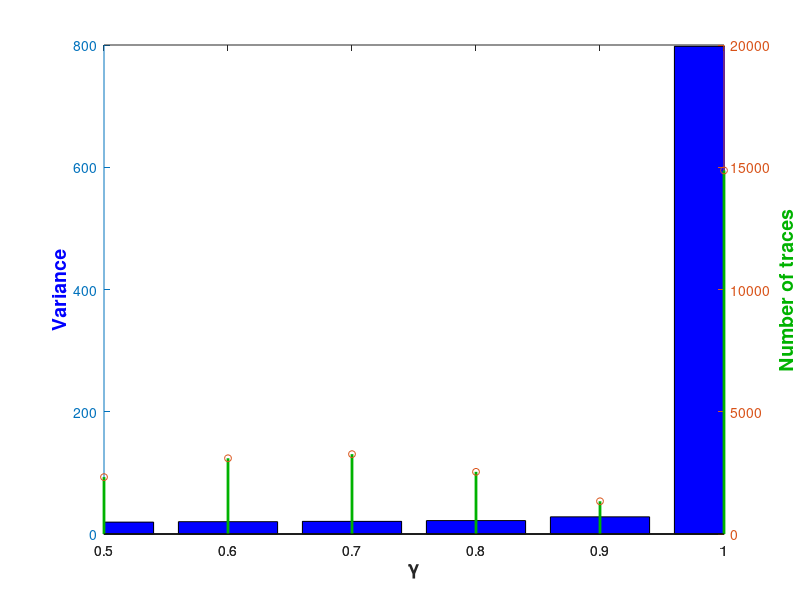
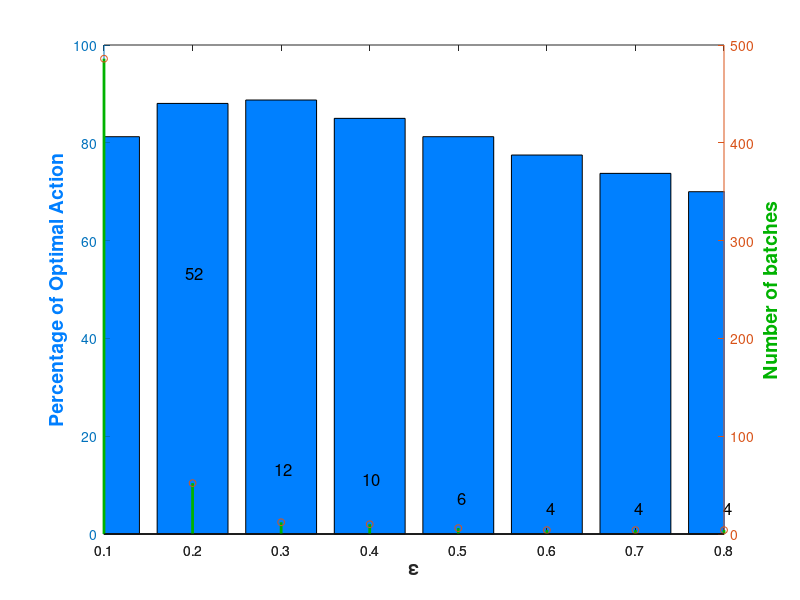

Write the MATLAB code that produced these figures, in order.
%% Plots of the results obtained from the performance analysis in
%% cwS1Q2a.m and cwS1Q2b.m


%% MonteCarloEstimation performance plot
results = load('gammaPerformanceTable');
table = results.table;

nGammas =  size(table,2);
gammas = zeros(1,nGammas);
variances = zeros(1,nGammas);
nTraces = zeros(1,nGammas);

for i = 1:nGammas
    gammas(i) = table(1,i).gamma;
    variances(i) = table(1,i).Qvar;
    nTraces(i) = table(1,i).nMean;
end

figure(1)
[ax,hBar,hStem] = plotyy(1:length(gammas),variances,1:length(gammas),nTraces,'bar','stem');
set(hBar,'FaceColor', [0 0 1]);
set(hStem,'LineWidth', 2);
set(hStem,'MarkerSize', 5);
set(hStem,'Color', [0,0.7,0]);
set(ax(1),'XTick',1:length(gammas));
set(ax(2),'XTick',1:length(gammas));
set(ax(1),'XTickLabel',gammas);
set(ax(2),'XTickLabel',gammas);
xlabel('\gamma', 'FontSize', 14, 'FontWeight','bold')
ylabel(ax(1),'Variance','FontSize', 14, 'Color',[0,0,1], 'FontWeight','bold')
ylabel(ax(2),'Number of traces', 'FontSize', 14, 'Color',[0,0.7,0],'FontWeight','bold')

%% MonteCarloBatchOptimasation performance plot
results = load('epsilonPerformanceTable.mat');
tableEpsilon = results.tableEpsilon;
nEpsilons =  size(tableEpsilon,2);
epsilons = zeros(1,nEpsilons);
optimalActionPerc = zeros(1,nEpsilons);
nBatches = zeros(1,nEpsilons);

A = 4; % number of actions
S = 9; % number of non-absorbing states
OptimalPolicy = [0 1 0 0; % s1  E
                 0 1 0 0; % s2  E
                 0 1 0 0; % s3  E
                 0 0 0 0; % s4
                 1 0 0 0; % s5  N
                 1 0 0 0; % s6  N
                 0 0 0 0; % s7
                 1 0 0 0; % s8  N
                 0 1 0 0; % s9  E
                 1 0 0 0; % s10 N
                 0 0 0 1;]% s11 W
for i = 1:nEpsilons
    epsilons(i) = tableEpsilon(1,i).epsilon;
    difPolicies = (1/A)*(OptimalPolicy - tableEpsilon(1,i).OptimalPolicy);
    optimalActionPerc(i) = 100 *( 1 - (1/S)*(sum(sum(abs(difPolicies)))));
    nBatches(i) = tableEpsilon(1,i).NMax;
end

figure(2)
[ax,hBar,hStem] = plotyy(1:length(epsilons),optimalActionPerc,1:length(epsilons),nBatches,'bar','stem');
text((1:length(epsilons))', nBatches',num2str(nBatches'), 'HorizontalAlignment','center', 'VerticalAlignment','baseline','Color',[0,0,0],'FontSize', 12);
set(hBar,'FaceColor', [0 0.5 1]);
set(hStem,'LineWidth', 2);
set(hStem,'MarkerSize', 5);
set(hStem,'Color', [0,0.7,0]);
set(ax(1),'XTick',1:length(epsilons));
set(ax(2),'XTick',1:length(epsilons));
set(ax(1),'XTickLabel',epsilons);
set(ax(2),'XTickLabel',epsilons);
xlabel('\epsilon', 'FontSize', 14, 'FontWeight','bold')
ylabel(ax(1),'Percentage of Optimal Action','FontSize', 14, 'Color',[0,0.5,1], 'FontWeight','bold')
ylabel(ax(2),'Number of batches', 'FontSize', 14, 'Color',[0,0.7,0],'FontWeight','bold')